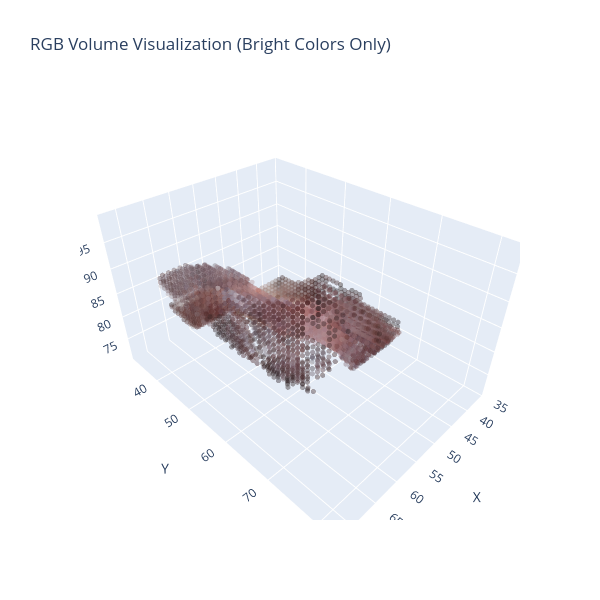

Source (notebook cell):
### Code cell
# Create volumetric 3D plot of RGB volume using plotly
import plotly.graph_objects as go

# Get RGB volume data and coordinates
rgb_vol = tsd.color[::2, ::2, ::2].cpu().numpy() / 255.0  # Normalize to [0,1]

# Create mask for bright enough colors
bright_mask = (rgb_vol > 0.1).all(axis=-1)

# Get coordinates and filter by brightness
x, y, z = np.meshgrid(
    np.arange(rgb_vol.shape[0]),
    np.arange(rgb_vol.shape[1]),
    np.arange(rgb_vol.shape[2]),
)

x_bright = x[bright_mask]
y_bright = y[bright_mask]
z_bright = z[bright_mask]
rgb_bright = rgb_vol[bright_mask]

# Convert RGB values to plotly color format
colors = [f"rgb({r * 255:.0f},{g * 255:.0f},{b * 255:.0f})" for r, g, b in rgb_bright]

# Create 3D scatter plot
fig = go.Figure(
    data=[
        go.Scatter3d(
            x=x_bright,
            y=y_bright,
            z=z_bright,
            mode="markers",
            marker=dict(size=3, color=colors, opacity=0.4),
        )
    ]
)

# Update layout
fig.update_layout(
    title="RGB Volume Visualization (Bright Colors Only)",
    scene=dict(xaxis_title="X", yaxis_title="Y", zaxis_title="Z"),
    width=600,
    height=600,
)

fig.show()

### Figure 1 — Plotly figure (JSON) as saved in the notebook; plotly's stock layout.template omitted (floating-point values rounded to 4 significant figures; data arrays with more than 128 entries replaced by an {"elided": "..."} marker saying what was removed)
{"data": [{"marker": {"color": {"elided": "5287 str values"}, "opacity": 0.4, "size": 3}, "mode": "markers", "type": "scatter3d", "x": {"elided": "5287 int values"}, "y": {"elided": "5287 int values"}, "z": {"elided": "5287 int values"}}], "layout": {"height": 600, "scene": {"xaxis": {"title": {"text": "X"}}, "yaxis": {"title": {"text": "Y"}}, "zaxis": {"title": {"text": "Z"}}}, "title": {"text": "RGB Volume Visualization (Bright Colors Only)"}, "width": 600}}
